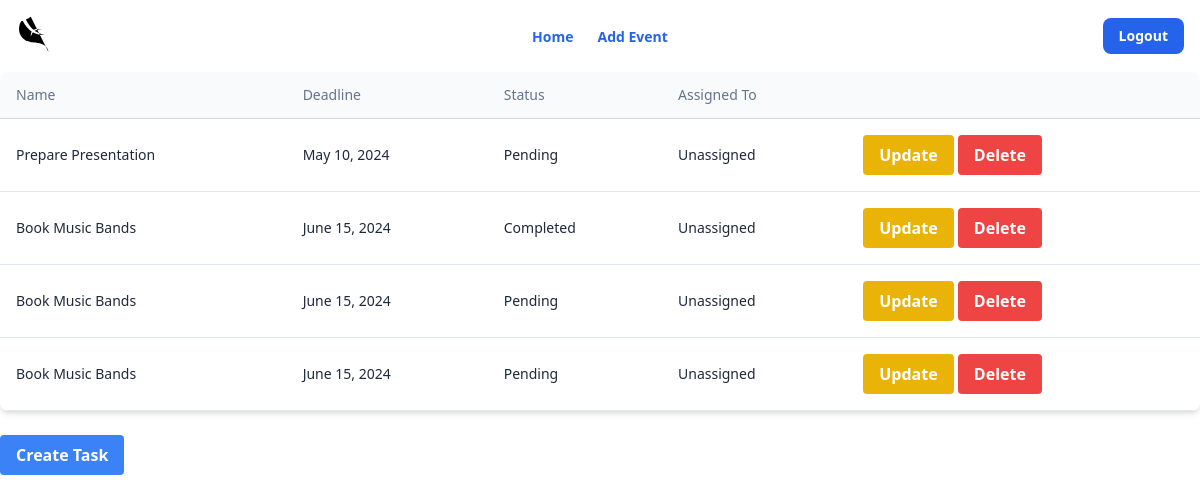
The page /events/7/tasks/ (signed in) on the database its author committed.
### event_manager/models.py (models this page shows, shortened)
class Task(models.Model):
    event = models.ForeignKey(Event, on_delete=models.CASCADE, related_name="tasks")
    name = models.CharField(max_length=200)
    deadline = models.DateField()
    status = models.CharField(max_length=50, choices=[('Pending', 'Pending'), ('Completed', 'Completed')], default='Pending')
    assigned_to = models.ForeignKey(Attendee, on_delete=models.SET_NULL, null=True, blank=True)

### event_manager/views.py (the view)
# urls.py: path('events/<int:event_id>/tasks/', event_task_list, name='event_task_list'),
@login_required
def event_task_list(request, event_id):
    event = get_object_or_404(Event, id=event_id)  # Get the event by ID
    tasks = event.tasks.all()  # Fetch all tasks related to the event
    return render(request, 'task_list.html', {'event': event, 'tasks': tasks})

### templates/task_list.html (shortened to what this page needs)
{% extends "index.html" %}
{% block content %}
<div class="relative flex flex-col w-full h-full overflow-scroll text-gray-700 bg-white shadow-md rounded-lg bg-clip-border">
    <table class="w-full text-left table-auto min-w-max">
      <thead>
        <tr>
          <th class="p-4 border-b border-slate-300 bg-slate-50">
            <p class="block text-sm font-normal leading-none text-slate-500">
              Name
            </p>
          </th>
          <th class="p-4 border-b border-slate-300 bg-slate-50">
            <p class="block text-sm font-normal leading-none text-slate-500">
              Deadline
            </p>
          </th>
          <th class="p-4 border-b border-slate-300 bg-slate-50">
            <p class="block text-sm font-normal leading-none text-slate-500">
              Status
            </p>
          </th>
          <th class="p-4 border-b border-slate-300 bg-slate-50">
            <p class="block text-sm font-normal leading-none text-slate-500">
              Assigned To
            </p>
          </th>
          <th class="p-4 border-b border-slate-300 bg-slate-50">
          </th>
        </tr>
      </thead>
      <tbody>
        {% for task in tasks %}
        <tr class="hover:bg-slate-50">
          <td class="p-4 border-b border-slate-200">
            <p class="block text-sm text-slate-800">
              {{ task.name }}
            </p>
          </td>
          <td class="p-4 border-b border-slate-200">
            <p class="block text-sm text-slate-800">
              {{ task.deadline }}
            </p>
          </td>
          <td class="p-4 border-b border-slate-200">
            <p class="block text-sm text-slate-800">
              {{ task.status }}
            </p>
          </td>
          <td class="p-4 border-b border-slate-200">
            <p class="block text-sm text-slate-800">
              {% if task.assigned_to %}
                {{ task.assigned_to.name }}
              {% else %}
                Unassigned
              {% endif %}
            </p>
          </td>
          <td class="p-4 border-b border-slate-200">
            <a href="{% url 'update_task' event.id task.id %}">
              <button class="bg-yellow-500 hover:bg-yellow-700 text-white font-bold py-2 px-4 rounded">
                Update
              </button>
            </a>
            <a href="{% url 'delete_task' event.id task.id %}">
              <button class="bg-red-500 hover:bg-red-700 text-white font-bold py-2 px-4 rounded">
                Delete
              </button>
            </a>
          </td>
        </tr>
        {% endfor %}
      </tbody>
    </table>
  </div>
  <br>
  <a href="{% url 'add_task' event.id %}">
    <button class="bg-blue-500 hover:bg-blue-700 text-white font-bold py-2 px-4 rounded">
      Create Task
    </button>
  </a>
{% endblock %}

### templates/index.html (shortened to what this page needs)
{% load static tailwind_tags %}
<!DOCTYPE html>
<html lang="en">
<head>
    {% tailwind_css %}
    {% include 'navbar.html' %}
</head>
<body class="bg-grey-200">
    {% block content %}
    {% endblock %}
</body>
</html>

### templates/navbar.html (shortened to what this page needs)
<nav class="relative px-4 py-4 flex justify-between items-center bg-white">
    <a class="text-3xl font-bold leading-none" href="{% url 'event_list' %}">
    </a>
    <ul id="menu" class="hidden absolute top-1/2 left-1/2 transform -translate-y-1/2 -translate-x-1/2 lg:flex lg:mx-auto lg:flex lg:items-center lg:w-auto lg:space-x-6">
        <li><a class="text-sm text-blue-600 font-bold" href="{% url 'event_list' %}">Home</a></li>
        <li><a class="text-sm text-blue-600 font-bold" href="{% url 'add_event' %}">Add Event</a></li>
    </ul>
    {% if user.is_authenticated %}
    <a class="text-sm text-red-600 font-bold" href="{% url 'logout' %}"><button class="ml-auto bg-blue-600 text-white px-4 py-2 rounded-lg">Logout</button></a>
    {% endif %}
</nav>

### rows shown on the page
Task: name "Prepare Presentation", deadline "May 10, 2024", status "Pending", shows "Unassigned"
Task: name "Book Music Bands", deadline "June 15, 2024", status "Completed", shows "Unassigned"
Task: name "Book Music Bands", deadline "June 15, 2024", status "Pending", shows "Unassigned"
Task: name "Book Music Bands", deadline "June 15, 2024", status "Pending", shows "Unassigned"
